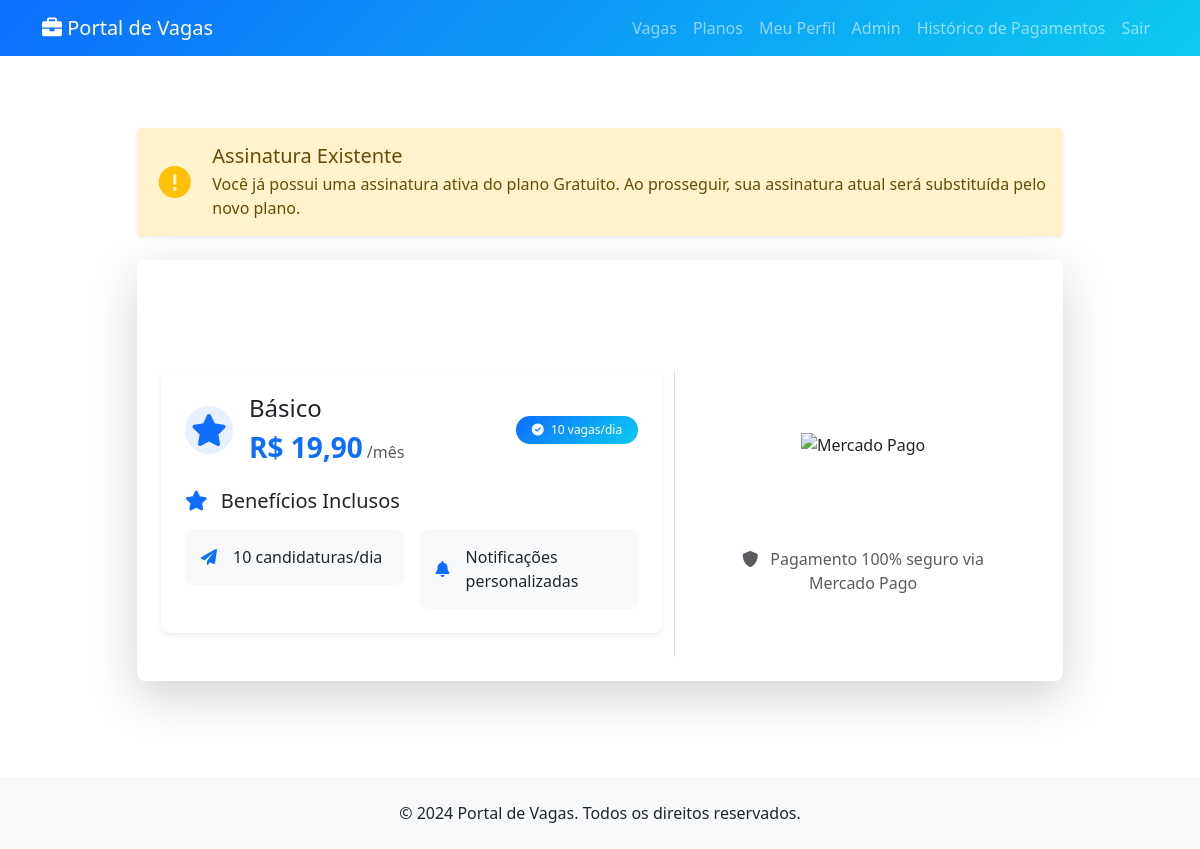
The app's page /planos/checkout/11/ (signed in) with its own data.
### jobs/models.py (models this page shows, shortened)
class Assinatura(models.Model):
    user = models.ForeignKey(User, on_delete=models.CASCADE)
    plano = models.ForeignKey('Plano', on_delete=models.CASCADE)
    data_inicio = models.DateTimeField(auto_now_add=True)
    data_fim = models.DateTimeField()
    ativa = models.BooleanField(default=True)
    renovacao_automatica = models.BooleanField(default=True)
    ultima_renovacao = models.DateTimeField(null=True, blank=True)
    proxima_cobranca = models.DateTimeField(null=True, blank=True)

class Plano(models.Model):
    NIVEL_CHOICES = (
        ('free', 'Gratuito'),
        ('basic', 'Básico'),
        ('premium', 'Premium'),
        ('enterprise', 'Empresarial'),
    )
    nome = models.CharField(max_length=100)
    nivel = models.CharField(max_length=20, choices=NIVEL_CHOICES)
    preco = models.DecimalField(max_digits=10, decimal_places=2)
    descricao = models.TextField()
    vagas_por_dia = models.IntegerField(default=3)  # Número de vagas que pode se candidatar por dia
    destaque_cv = models.BooleanField(default=False)  # CV aparece primeiro para as empresas
    acesso_antecipado = models.BooleanField(default=False)  # Acesso a vagas antes dos outros
    contato_direto = models.BooleanField(default=False)  # Contato direto com recrutadores
    notificacoes = models.BooleanField(default=False)  # Notificações de novas vagas
    mentoria = models.BooleanField(default=False)  # Acesso a mentoria de carreira

### jobs/views.py (the view)
# urls.py: path('planos/checkout/<int:plano_id>/', views.checkout, name='checkout'),
@login_required
def checkout(request, plano_id):
    try:
        plano = get_object_or_404(Plano, id=plano_id)
        assinatura_existente = Assinatura.objects.filter(
            user=request.user,
            ativa=True
        ).first()
        if plano.preco == 0:
            if request.method == 'POST':
                pass
            return render(request, 'jobs/checkout.html', {
                'plano': plano,
                'assinatura_existente': assinatura_existente
            })
        else:
            mp_service = MercadoPagoService()
            preference = mp_service.criar_preferencia(plano, request)
            return render(request, 'jobs/checkout.html', {
                'plano': plano,
                'assinatura_existente': assinatura_existente,
                'public_key': settings.MERCADO_PAGO_PUBLIC_KEY,
                'preference_id': preference['id']
            })
    except Exception as e:
        messages.error(request, 'Ocorreu um erro ao processar o checkout. Tente novamente.')
        return redirect('planos')

### jobs/templates/jobs/checkout.html (shortened to what this page needs)
{% extends 'base.html' %}
{% block content %}
<div class="container py-5">
    <div class="row justify-content-center">
        <div class="col-md-10">
            {% if assinatura_existente %}
            <div class="alert alert-warning mb-4 border-0 shadow-sm">
                <div class="d-flex align-items-center">
                    <div class="alert-icon me-3">
                        <i class="fas fa-exclamation-circle fa-2x text-warning"></i>
                    </div>
                    <div>
                        <h5 class="mb-1">Assinatura Existente</h5>
                        <p class="mb-0">Você já possui uma assinatura ativa do plano {{ assinatura_existente.plano.nome }}.
                        Ao prosseguir, sua assinatura atual será substituída pelo novo plano.</p>
                    </div>
                </div>
            </div>
            {% endif %}
            <div class="card shadow-lg border-0 rounded-3 overflow-hidden">
                <div class="card-header bg-gradient text-white p-4 border-0">
                    <h2 class="text-center mb-0 d-flex align-items-center justify-content-center">
                        <i class="fas {% if plano.preco == 0 %}fa-gift{% else %}fa-shopping-cart{% endif %} me-3"></i>
                    </h2>
                </div>
                <div class="card-body p-4">
                    <div class="row">
                        <div class="col-lg-7 {% if plano.preco > 0 %}border-end{% endif %}">
                            <div class="card shadow-sm border-0 rounded-3 mb-4">
                                <div class="card-body p-4">
                                    <div class="d-flex align-items-center mb-4">
                                        <div class="plan-icon me-3">
                                            {% if plano.nome == 'Premium' %}
                                                <i class="fas fa-crown fa-2x text-warning"></i>
                                            {% elif plano.nome == 'Empresarial' %}
                                                <i class="fas fa-building fa-2x text-primary"></i>
                                            {% else %}
                                                <i class="fas fa-star fa-2x text-primary"></i>
                                            {% endif %}
                                        </div>
                                        <div>
                                            <h3 class="h4 mb-2">{{ plano.nome }}</h3>
                                            <div class="pricing">
                                                <span class="h3 fw-bold text-primary mb-0">R$ {{ plano.preco|floatformat:2 }}</span>
                                                <span class="text-muted">/mês</span>
                                            </div>
                                        </div>
                                        <div class="ms-auto">
                                            <span class="badge bg-primary rounded-pill px-3 py-2">
                                                <i class="fas fa-check-circle me-1"></i>
                                                {{ plano.vagas_por_dia }} vagas/dia
                                            </span>
                                        </div>
                                    </div>
                                    <h5 class="mb-3">
                                        <i class="fas fa-star text-primary me-2"></i>
                                        Benefícios Inclusos
                                    </h5>
                                    <div class="row g-3">
                                        <div class="col-md-6">
                                            <div class="d-flex align-items-center p-3 bg-light rounded-3">
                                                <i class="fas fa-paper-plane text-primary me-3"></i>
                                                <span>{{ plano.vagas_por_dia }} candidaturas/dia</span>
                                            </div>
                                        </div>
                                        {% if plano.notificacoes %}
                                        <div class="col-md-6">
                                            <div class="d-flex align-items-center p-3 bg-light rounded-3">
                                                <i class="fas fa-bell text-primary me-3"></i>
                                                <span>Notificações personalizadas</span>
                                            </div>
                                        </div>
                                        {% endif %}
                                    </div>
                                </div>
                            </div>
                        </div>
                        <div class="col-lg-5">
                            <div class="payment-section h-100 d-flex flex-column justify-content-center p-4">
                                <div class="text-center">
                                    {% if plano.preco > 0 %}
                                        <img src="https://www.mercadopago.com/org-img/MP3/home/logomp3.gif"
                                             alt="Mercado Pago"
                                             class="img-fluid mb-4"
                                             style="max-height: 40px;">
                                        <div class="cho-container w-100 mb-3"></div>
                                        <div class="text-muted mt-3">
                                            <i class="fas fa-shield-alt me-2"></i>
                                            Pagamento 100% seguro via Mercado Pago
                                        </div>
                                    {% else %}
                                        <button type="submit" class="btn btn-success btn-lg rounded-pill px-5">
                                            <i class="fas fa-rocket me-2"></i>
                                            Ativar Plano Gratuito
                                        </button>
                                    {% endif %}
                                </div>
                            </div>
                        </div>
                    </div>
                </div>
            </div>
        </div>
    </div>
</div>
{% endblock %}

### static/jobs/css/style.css (style rules this page uses)
.card { transition: transform 0.2s ease-in-out; }
.badge { font-weight: 500; padding: 0.5em 0.8em; }
.text-primary { color: #0d6efd !important; }
.bg-primary { background: linear-gradient(135deg, #0d6efd 0%, #0dcaf0 100%) !important; }

### jobs/templates/jobs/checkout.html (style rules this page uses)
.bg-gradient { background: linear-gradient(45deg, #007bff, #0056b3); }
.alert-icon { width: 48px; height: 48px; display: flex; align-items: center; justify-content: center; }
.plan-icon { width: 48px; height: 48px; display: flex; align-items: center; justify-content: center; background-color: rgba(13, 110, 253, 0.1); border-radius: 50%; }
.pricing { display: flex; align-items: baseline; gap: 4px; }
.badge { font-weight: 500; }
.bg-light { background-color: #f8f9fa !important; }
.cho-container { min-height: 50px; }

### records on screen
Assinatura: plano.nome "Gratuito"
Plano: nome "Básico", preco "19,90", vagas_por_dia "10"
